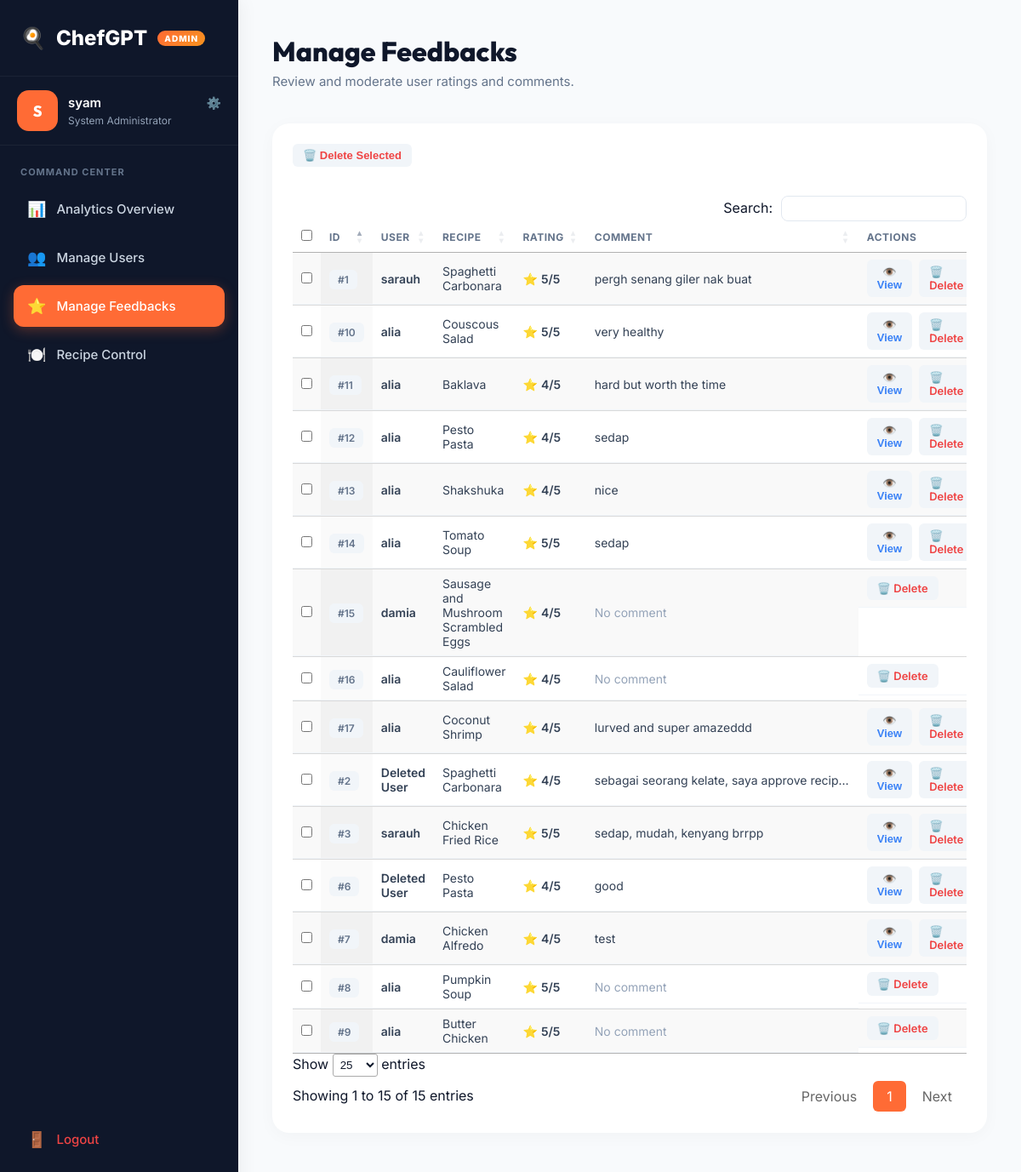
Page /admin/manage_feedback (signed in) on the committed database.
### app.py (models this page shows)
class User(UserMixin, db.Model):
    id = db.Column(db.Integer, primary_key=True)
    username = db.Column(db.String(80), unique=True, nullable=False)
    email = db.Column(db.String(120), unique=True, nullable=False)
    password = db.Column(db.String(200), nullable=False)
    created_at = db.Column(db.DateTime, default=datetime.utcnow)
    role = db.Column(db.String(20), nullable=False, default='user')

class Feedback(db.Model):
    __tablename__ = 'feedbacks'
    id = db.Column(db.Integer, primary_key=True)
    user_id = db.Column(db.Integer, db.ForeignKey('user.id', ondelete="SET NULL"), nullable=True)
    username_backup = db.Column(db.String(80), nullable=True)
    recipe_id = db.Column(db.Integer, nullable=False)
    recipe_name = db.Column(db.String(200), nullable=False)
    rating = db.Column(db.Integer, nullable=True)
    comment = db.Column(db.Text, nullable=True)
    created_at = db.Column(db.DateTime, default=datetime.utcnow)
    user = db.relationship('User', backref='feedbacks')

### app.py (the view)
@app.route('/admin/manage_feedback')
@login_required
def manage_feedback():
    if current_user.role != 'admin':
        flash('Access denied', 'danger')
        return redirect(url_for('dashboard'))
    feedbacks = Feedback.query.all()
    return render_template('/admin/manage_feedbacks.html', feedbacks=feedbacks)

### app.py (called while the page is built)
@login_manager.user_loader
def load_user(user_id):
    return User.query.get(int(user_id))

### templates/admin/manage_feedbacks.html (shortened to what this page needs)
{% extends "admin/admin_base.html" %}
{% block admin_content %}
    <header class="admin-header">
        <div>
            <h1>Manage Feedbacks</h1>
            <p class="header-sub">Review and moderate user ratings and comments.</p>
        </div>
    </header>
    <div class="admin-card">
        <form action="{{ url_for('bulk_delete_feedbacks') }}" method="POST" id="bulkForm">
            <div class="card-header-flex">
                <button type="submit" class="btn-action delete" onclick="return confirm('Delete all selected feedbacks?')">
                    🗑️ Delete Selected
                </button>
            </div>
            <div class="table-container" style="padding-top: 10px;">
                <table id="dataTable" class="admin-table display" style="width:100%">
                    <thead>
                        <tr>
                            <th style="width:40px;"><input type="checkbox" id="selectAll"></th>
                            <th>ID</th>
                            <th>User</th>
                            <th>Recipe</th>
                            <th>Rating</th>
                            <th>Comment</th>
                            <th>Actions</th>
                        </tr>
                    </thead>
                    <tbody>
                        {% for fb in feedbacks %}
                        <tr>
                            <td><input type="checkbox" name="selected_ids" value="{{ fb.id }}"></td>
                            <td><span class="badge badge-gray">#{{ fb.id }}</span></td>
                            <td class="font-medium">{{ fb.user.username if fb.user else 'Deleted User' }}</td>
                            <td>{{ fb.recipe_name }}</td>
                            <td>
                                <div class="rating-display">
                                    <span class="star-icon">⭐</span> {{ fb.rating }}/5
                                </div>
                            </td>
                            <td class="comment-cell">
                                {{ fb.comment if fb.comment else '<span class="text-muted">No comment</span>'|safe }}
                            </td>
                            <td class="actions-cell">
                                {% if fb.comment %}
                                <button type="button" class="btn-action edit" onclick="viewComment('{{ fb.user.username if fb.user else 'Deleted User' }}', '{{ fb.recipe_name|replace("'", "\\'") }}', '{{ fb.rating }}', '{{ fb.comment|replace("'", "\\'")|replace('\n', ' ') }}')">👁️ View</button>
                                {% endif %}
                                <a href="{{ url_for('delete_feedback', feedback_id=fb.id) }}" onclick="event.preventDefault(); if(confirm('Delete this feedback?')) document.getElementById('del-{{fb.id}}').submit();" class="btn-action delete">🗑️ Delete</a>
                            </td>
                        </tr>
                        {% endfor %}
                    </tbody>
                </table>
            </div>
        </form>
    </div>
{% endblock %}

### templates/admin/admin_base.html (shortened to what this page needs)
<!DOCTYPE html>
<html lang="en">
<head>
    <link rel="stylesheet" href="{{ url_for('static', filename='css/admin_dashboard.css') }}">
    <link rel="stylesheet" href="https://cdn.datatables.net/1.13.6/css/jquery.dataTables.min.css">
    <link rel="stylesheet" href="https://cdn.datatables.net/buttons/2.4.1/css/buttons.dataTables.min.css">
</head>
<body>
    <div class="admin-layout">
        <aside class="admin-sidebar">
            <div class="sidebar-brand">
                <span class="brand-icon">🍳</span>
                ChefGPT <span class="brand-badge">ADMIN</span>
            </div>
            <div class="admin-profile" style="padding: 0; background: transparent;">
                <a href="{{ url_for('admin_profile') }}"
                    style="text-decoration: none; color: inherit; display: flex; align-items: center; gap: 12px; width: 100%; padding: 16px 20px; border-radius: 16px; transition: background 0.2s;"
                    onmouseover="this.style.background='rgba(255,255,255,0.05)'"
                    onmouseout="this.style.background='transparent'">
                    <div class="admin-avatar">{{ current_user.username[0]|upper if current_user else 'A' }}</div>
                    <div class="admin-info" style="flex-grow: 1;">
                        <div class="admin-name"
                            style="display: flex; justify-content: space-between; align-items: center;">
                            {{ current_user.username if current_user else 'Admin' }}
                            <span style="font-size: 14px; opacity: 0.7;" title="Profile Settings">⚙️</span>
                        </div>
                        <div class="admin-role">System Administrator</div>
                    </div>
                </a>
            </div>
            <nav class="admin-nav">
                <div class="nav-label">COMMAND CENTER</div>
                <a href="{{ url_for('admin_dashboard') }}"
                    class="nav-item {% if request.endpoint == 'admin_dashboard' %}active{% endif %}">
                    <span class="nav-icon">📊</span> Analytics Overview
                </a>
                <a href="{{ url_for('manage_user') }}"
                    class="nav-item {% if 'user' in request.endpoint %}active{% endif %}">
                    <span class="nav-icon">👥</span> Manage Users
                </a>
                <a href="{{ url_for('manage_feedback') }}"
                    class="nav-item {% if 'feedback' in request.endpoint %}active{% endif %}">
                    <span class="nav-icon">⭐</span> Manage Feedbacks
                </a>
                <a href="{{ url_for('manage_recipes') }}"
                    class="nav-item {% if 'recipe' in request.endpoint and 'dashboard' not in request.endpoint %}active{% endif %}">
                    <span class="nav-icon">🍽️</span> Recipe Control
                </a>
                <div class="nav-bottom">
                    <a href="{{ url_for('logout') }}" class="nav-item nav-logout">
                        <span class="nav-icon">🚪</span> Logout
                    </a>
                </div>
            </nav>
        </aside>
        <main class="admin-main">
            {% block admin_content %}{% endblock %}
        </main>
    </div>
</body>
</html>

### static/css/admin_dashboard.css (style rules this page uses)
* { margin: 0; padding: 0; box-sizing: border-box; }
body { font-family: 'Inter', sans-serif; background-color: #f8fafc; color: #0f172a; }
h1, h2, h3, h4, h5, h6 { font-family: 'Outfit', sans-serif; }
.admin-layout { display: flex; min-height: 100vh; }
.admin-sidebar { width: 280px; background: #0f172a; color: white; display: flex; flex-direction: column; box-shadow: 4px 0 20px rgba(0,0,0,0.05); z-index: 10; }
.sidebar-brand { padding: 30px 24px; font-size: 24px; font-weight: 800; display: flex; align-items: center; gap: 12px; border-bottom: 1px solid rgba(255,255,255,0.05); }
.brand-badge { background: linear-gradient(135deg, #FF6B35, #F7931E); font-size: 10px; padding: 3px 8px; border-radius: 99px; font-weight: 800; letter-spacing: 1px; }
.admin-profile { padding: 24px; display: flex; align-items: center; gap: 16px; border-bottom: 1px solid rgba(255,255,255,0.05); }
.admin-avatar { width: 48px; height: 48px; background: #FF6B35; border-radius: 14px; display: flex; align-items: center; justify-content: center; font-weight: 800; font-size: 18px; font-family: 'Outfit'; }
.admin-info { flex: 1; }
.admin-name { font-weight: 600; font-size: 15px; margin-bottom: 4px; }
.admin-role { font-size: 12px; color: #94a3b8; }
.admin-nav { padding: 24px 16px; flex: 1; display: flex; flex-direction: column; }
.nav-label { font-size: 11px; font-weight: 700; color: #64748b; margin-bottom: 12px; padding-left: 8px; letter-spacing: 1px; }
.nav-item { display: flex; align-items: center; gap: 12px; padding: 14px 16px; color: #cbd5e1; text-decoration: none; border-radius: 12px; font-weight: 500; font-size: 15px; transition: all 0.2s; margin-bottom: 8px; }
.nav-item:hover, .nav-item.active { background: rgba(255,255,255,0.1); color: #fff; }
.nav-item.active { background: #FF6B35; box-shadow: 0 4px 15px rgba(255,107,53,0.3); }
.nav-icon { font-size: 18px; }
.nav-bottom { margin-top: auto; }
.nav-logout { color: #ef4444; }
.admin-main { flex: 1; padding: 40px; overflow-y: auto; height: 100vh; }
.admin-header { display: flex; justify-content: space-between; align-items: center; margin-bottom: 40px; }
.admin-header h1 { font-size: 32px; font-weight: 800; color: #0f172a; margin-bottom: 6px; }
.header-sub { color: #64748b; font-size: 15px; }
.admin-card { background: white; padding: 24px; border-radius: 20px; box-shadow: 0 4px 20px rgba(0,0,0,0.03); margin-bottom: 24px; }
.card-header-flex { display: flex; justify-content: space-between; align-items: center; margin-bottom: 24px; }
.table-container { width: 100%; overflow-x: auto; }
.admin-table { width: 100%; border-collapse: collapse; text-align: left; }
.admin-table th { padding: 16px 20px; color: #64748b; font-weight: 600; font-size: 12px; text-transform: uppercase; letter-spacing: 0.5px; border-bottom: 2px solid #f1f5f9; }
.admin-table td { padding: 16px 20px; color: #334155; font-size: 14px; border-bottom: 1px solid #f1f5f9; vertical-align: middle; }
.badge { padding: 4px 10px; border-radius: 6px; font-size: 12px; font-weight: 600; }
.badge-gray { background: #f1f5f9; color: #64748b; }
.font-medium { font-weight: 600; color: #0f172a; }
.rating-display { display: flex; align-items: center; gap: 4px; font-weight: 600; }
.star-icon { color: #f59e0b; }
.actions-cell { display: flex; gap: 8px; }
.btn-action { padding: 6px 12px; border-radius: 6px; font-size: 13px; font-weight: 600; text-decoration: none; border: none; cursor: pointer; transition: all 0.2s; }
.btn-action.edit { background: #f1f5f9; color: #3b82f6; }
.btn-action.delete { background: #f1f5f9; color: #ef4444; }
.text-muted { color: #94a3b8; }
.comment-cell { max-width: 300px; white-space: nowrap; overflow: hidden; text-overflow: ellipsis; }

### rows in the picture
User: username "S", username "syam"
Feedback: id "1", user "sarauh", recipe_name "Spaghetti Carbonara", rating "5", comment "pergh senang giler nak buat"
Feedback: id "2", user "Deleted User", recipe_name "Spaghetti Carbonara", rating "4", comment "sebagai seorang kelate, saya approve recip…"
Feedback: id "3", user "sarauh", recipe_name "Chicken Fried Rice", rating "5", comment "sedap, mudah, kenyang brrpp"
Feedback: id "6", user "Deleted User", recipe_name "Pesto Pasta", rating "4", comment "good"
Feedback: id "7", user "damia", recipe_name "Chicken Alfredo", rating "4", comment "test"
Feedback: id "8", user "alia", recipe_name "Pumpkin Soup", rating "5", comment "No comment"
Feedback: id "9", user "alia", recipe_name "Butter Chicken", rating "5", comment "No comment"
Feedback: id "10", user "alia", recipe_name "Couscous Salad", rating "5", comment "very healthy"
Feedback: id "11", user "alia", recipe_name "Baklava", rating "4", comment "hard but worth the time"
Feedback: id "12", user "alia", recipe_name "Pesto Pasta", rating "4", comment "sedap"
Feedback: id "13", user "alia", recipe_name "Shakshuka", rating "4", comment "nice"
Feedback: id "14", user "alia", recipe_name "Tomato Soup", rating "5", comment "sedap"
Feedback: id "15", user "damia", recipe_name "Sausage and Mushroom Scrambled Eggs", rating "4", comment "No comment"
Feedback: id "16", user "alia", recipe_name "Cauliflower Salad", rating "4", comment "No comment"
Feedback: id "17", user "alia", recipe_name "Coconut Shrimp", rating "4", comment "lurved and super amazeddd"
